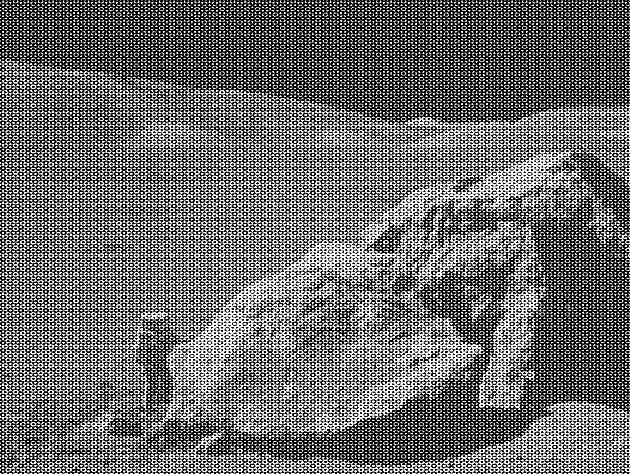
#> input picture moonlanding.png, 630 x 474 px
$ jupyter execute --allow-errors '07.2ex_Algorithms (1).ipynb'   (shell and % lines are left out)
#> lines starting #> are read from the running program, lines starting #| are printed output that depends on the picture
1\. **Maximum wind speed prediction at the Sprogø station**

The exercise goal is to predict the maximum wind speed occurring every 50 years even if no measure exists for such a period. The available data are only measured over 21 years at the Sprogø meteorological station located in Denmark.

The annual maxima are supposed to fit a normal probability density function. However such function is not going to be estimated because it gives a probability from a wind speed maxima. Finding the maximum wind speed occurring every 50 years requires the opposite approach, the result needs to be found from a defined probability. That is the quantile function role and the exercise goal will be to find it. In the current model, it is supposed that the maximum wind speed occurring every 50 years is defined as the upper 2% quantile.

By definition, the quantile function is the inverse of the cumulative distribution function. The latter describes the probability distribution of an annual maxima. In the exercise, the cumulative probability $p_i$ for a given year i is defined as $p_i = i/(N+1)$ with $N = 21$, the number of measured years. Thus it will be possible to calculate the cumulative probability of every measured wind speed maxima. From those experimental points, the scipy.interpolate module will be very useful for fitting the quantile function. Finally the 50 years maxima is going to be evaluated from the cumulative probability of the 2% quantile.

Practically, load the dataset:

```python
import numpy as np
max_speeds = np.load('max-speeds.npy')
years_nb = max_speeds.shape[0]
```

Compute then the cumulative probability $p_i$ (`cprob`) and sort the maximum speeds from the data. Use then the  UnivariateSpline from scipy.interpolate to define a quantile function and thus estimate the probabilities.

In the current model, the maximum wind speed occurring every 50 years is defined as the upper 2% quantile. As a result, the cumulative probability value will be:

```python
fifty_prob = 1. - 0.02
```

So the storm wind speed occurring every 50 years can be guessed as:

``` python
fifty_wind = quantile_func(fifty_prob)
```

[cell 1]
import numpy as np
import math
from scipy.interpolate import UnivariateSpline
import matplotlib.pyplot as plt

#> (a cell that did not finish here is left out)

2\. **Curve fitting of temperature in Alaska**

The temperature extremes in Alaska for each month, starting in January, are given by (in degrees Celcius):

max:  17,  19,  21,  28,  33,  38, 37,  37,  31,  23,  19,  18

min: -62, -59, -56, -46, -32, -18, -9, -13, -25, -46, -52, -58

* Plot these temperature extremes.
* Define a function that can describe min and max temperatures.
* Fit this function to the data with scipy.optimize.curve_fit().
* Plot the result. Is the fit reasonable? If not, why?
* Is the time offset for min and max temperatures the same within the fit accuracy?

[cell 3]
from scipy import optimize

maximum = np.array([17, 19, 21, 28, 33, 38, 37, 37, 31, 23, 19, 18])
minimum = np.array([-62, -59, -56, -46, -32, -18, -9, -13, -25, -46, -52, -58])
months = np.arange(12)+1

fig, ax = plt.subplots(nrows=2, ncols=1, figsize=(15, 12))
ax[0].scatter(months, maximum, color = 'r', label="Max temperatures")
ax[0].scatter(months, minimum, color = 'b', label="Min temperatures")
ax[0].set_xlabel("Months")
ax[0].set_ylabel("Degrees [°C]")
ax[0].legend(loc='best')

def gaussian(x, mu, sig, offset, scale):
    return (np.exp(-np.power(x - mu, 2.) / (2 * np.power(sig, 2.))) + offset) * scale

params_max, _ = optimize.curve_fit(gaussian, months, maximum)
params_min, _ = optimize.curve_fit(gaussian, months, minimum)

ax[1].scatter(months, maximum, color = 'r', label="Max temperatures")
ax[1].plot(months,gaussian(months, params_max[0], params_max[1], params_max[2], params_max[3]),
           label="Max temperatures interpolation")
ax[1].scatter(months, minimum, color = 'b', label="Min temperatures")
ax[1].plot(months,gaussian(months, params_min[0], params_min[1], params_min[2], params_min[3]),
           label="Min temperatures interpolation")
ax[1].set_xlabel("Months")
ax[1].set_ylabel("Degrees [°C]")
ax[1].legend(loc='best')
plt.show()
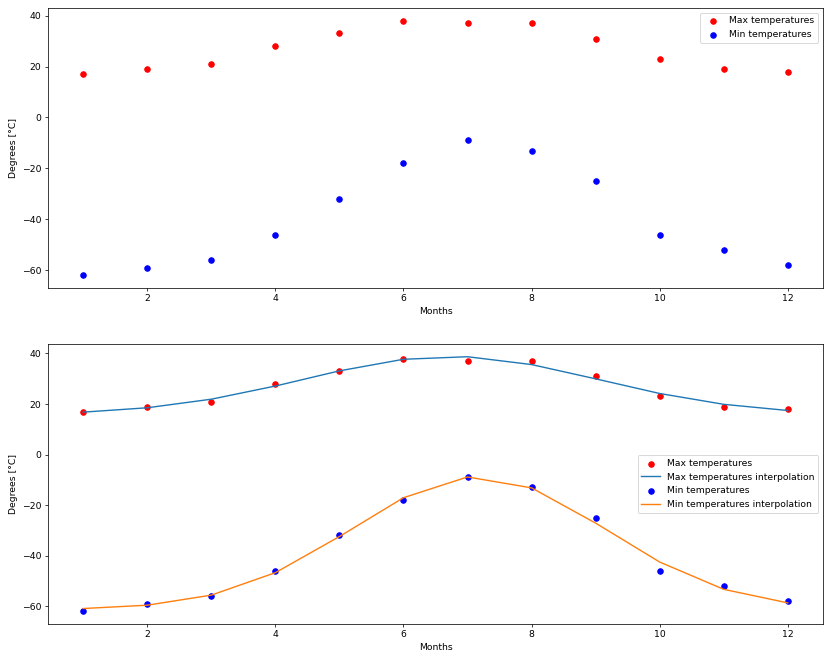
#> figure drawn by matplotlib, 2 panels; panel 2: curve peaks at x = 7, y = 38.72; panel 2: curve peaks at x = 7, y = -8.85

print("The parameters for the max temperatures interpolation are\n", params_max)
print("The parameters for the min temperatures interpolation are\n", params_min)

3\. **2D minimization of a six-hump camelback function**

$$
f(x,y) = \left(4-2.1x^2+\frac{x^4}{3} \right) x^2 +xy + (4y^2 -4)y^2
$$

has multiple global and local minima. Find the global minima of this function.

Hints:

* Variables can be restricted to $-2 < x < 2$ and $-1 < y < 1$.
* Use numpy.meshgrid() and pylab.imshow() to find visually the regions.
* Use scipy.optimize.minimize(), optionally trying out several of its methods.

How many global minima are there, and what is the function value at those points? What happens for an initial guess of $(x, y) = (0, 0)$ ?

[cell 4]
def camelback_f(params):
    x, y = params
    return (4 - 2.1 * np.power(x,2.) + np.power(x,4.) / 3) * np.power(x,2) + x * y + (4*np.power(y,2)-4)*np.power(y,2)

n = 100
x = np.linspace(-2,2,n)
y = np.linspace(-1,1,n)
X, Y = np.meshgrid(x, y)
Z = camelback_f((X, Y))

#preparo i valori per le varie curve di livello
levels=np.arange(-10,10,0.25)

#printo la funzione sulla griglia e le curve di livello sulla griglia
plt.pcolor(X,Y,Z, cmap='PiYG')
contour=plt.contour(X,Y,Z, cmap='Blues', levels=levels)

density_search = 1000
x_lim = np.random.uniform(-2, 2, density_search)
y_lim = np.random.uniform(-1, 1, density_search)

solutions = [optimize.minimize(camelback_f, (x,y)) for x,y in zip(x_lim,y_lim)]
s_f = [solution.fun for solution in solutions]
sort_s_f = np.sort(s_f)
s_xy = [solution.x for solution in solutions]

print("Minimum #1 in " + str(s_xy[int(np.where(s_f == sort_s_f[0])[0][0])]) + " = " + str(sort_s_f[0]))
print("Minimum #2 in " + str(s_xy[int(np.where(s_f == sort_s_f[1])[0][0])]) + " = " + str(sort_s_f[1]))

print('In (0,0) there is a saddle point:\n')
print(optimize.minimize(camelback_f,(0,0)))

plt.show()
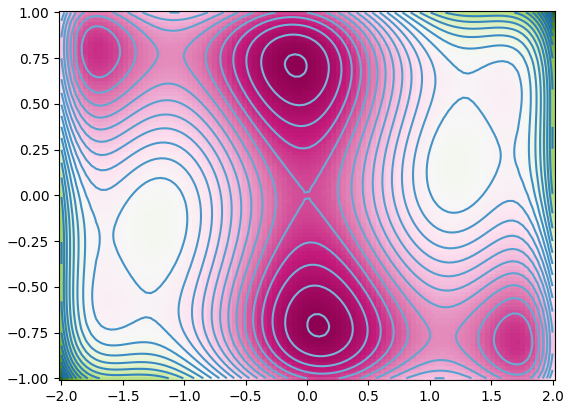
#> figure drawn by matplotlib, 1 panel

4\. **FFT of a simple dataset**

Performe a periodicity analysis on the lynxs-hares population

[cell 5]
import pandas as pd
from scipy import fftpack
import numpy as np
from matplotlib import pyplot as plt
from mpl_toolkits.axes_grid1.inset_locator import inset_axes
from matplotlib.ticker import MaxNLocator

#> (the rest of this cell did not finish here and is left out)

5\. **FFT of an image**

* Examine the provided image `moonlanding.png`, which is heavily contaminated with periodic noise. In this exercise, we aim to clean up the noise using the Fast Fourier Transform.
* Load the image using pylab.imread().
* Find and use the 2-D FFT function in scipy.fftpack, and plot the spectrum (Fourier transform of) the image. Do you have any trouble visualising the spectrum? If so, why?
* The spectrum consists of high and low frequency components. The noise is contained in the high-frequency part of the spectrum, so set some of those components to zero (use array slicing).
* Apply the inverse Fourier transform to see the resulting image.

[cell 6]
import pylab
from scipy import fftpack
from matplotlib.colors import LogNorm

im = pylab.imread("moonlanding.png")
#> im is the input picture: shape (474, 630) float32; min 0, max 1, mean 0.424
fig_1, ax_1 = plt.subplots(nrows=1, ncols=2, figsize=(20, 8))
ax_1[0].imshow(im, cmap='gray')
ax_1[0].set_title('Original image')

fft = fftpack.fft2(im)
imtrasf = ax_1[1].imshow(np.abs(fft), norm=LogNorm(vmin=5))
plt.colorbar(imtrasf, ax=ax_1[1])
ax_1[1].set_title('Spectrum')
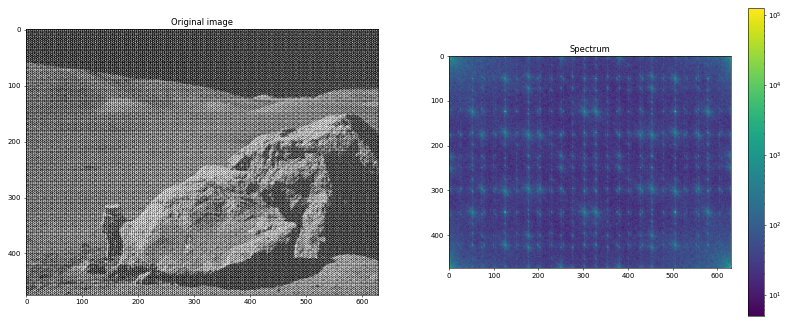
#> figure drawn by matplotlib, 3 panels

[cell 7]
fig_2, ax_2 = plt.subplots(nrows=1, ncols=2, figsize=(20, 8))

keep_fraction = 0.15
fft[int(fft.shape[0]*keep_fraction):int(fft.shape[0]*(1-keep_fraction))] = 0
# Similarly with the columns:
fft[:, int(fft.shape[1]*keep_fraction):int(fft.shape[1]*(1-keep_fraction))] = 0

reconstructed = fftpack.ifft2(fft).real
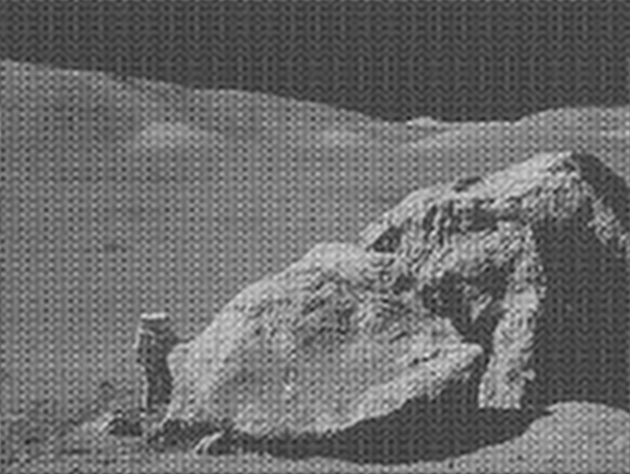
#> reconstructed: shape (474, 630) float32; min 0.118, max 0.894, mean 0.424

ax_2[0].imshow(reconstructed, cmap='gray')
ax_2[0].set_title('Reconstructed image')

imtrasf_2 = ax_2[1].imshow(np.abs(fft), norm=LogNorm(vmin=5))
plt.colorbar(imtrasf_2, ax=ax_2[1])
ax_2[1].set_title('Spectrum')
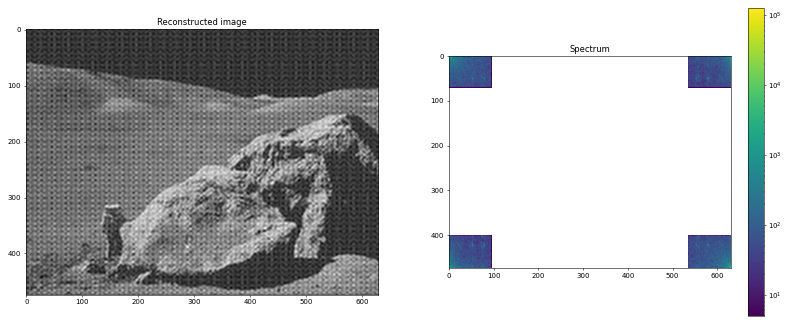
#> figure drawn by matplotlib, 3 panels
